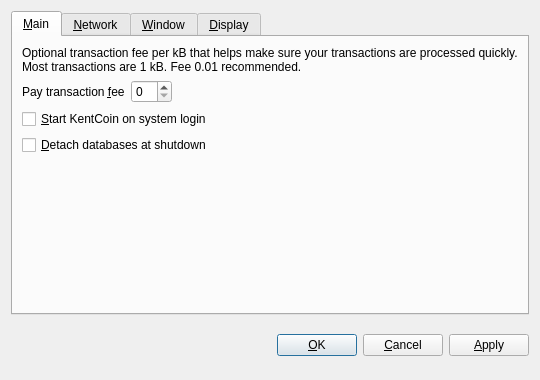
<?xml version="1.0" encoding="UTF-8"?>
<ui version="4.0">
 <class>OptionsDialog</class>
 <widget class="QDialog" name="OptionsDialog">
  <property name="geometry">
   <rect>
    <x>0</x>
    <y>0</y>
    <width>540</width>
    <height>380</height>
   </rect>
  </property>
  <property name="windowTitle">
   <string>Options</string>
  </property>
  <property name="modal">
   <bool>true</bool>
  </property>
  <layout class="QVBoxLayout" name="verticalLayout">
   <item>
    <widget class="QTabWidget" name="tabWidget">
     <property name="tabPosition">
      <enum>QTabWidget::North</enum>
     </property>
     <property name="currentIndex">
      <number>0</number>
     </property>
     <widget class="QWidget" name="tabMain">
      <attribute name="title">
       <string>&amp;Main</string>
      </attribute>
      <layout class="QVBoxLayout" name="verticalLayout_Main">
       <item>
        <widget class="QLabel" name="transactionFeeInfoLabel">
         <property name="text">
          <string>Optional transaction fee per kB that helps make sure your transactions are processed quickly. Most transactions are 1 kB. Fee 0.01 recommended.</string>
         </property>
         <property name="textFormat">
          <enum>Qt::PlainText</enum>
         </property>
         <property name="wordWrap">
          <bool>true</bool>
         </property>
        </widget>
       </item>
       <item>
        <layout class="QHBoxLayout" name="horizontalLayout_Main">
         <item>
          <widget class="QLabel" name="transactionFeeLabel">
           <property name="text">
            <string>Pay transaction &amp;fee</string>
           </property>
           <property name="textFormat">
            <enum>Qt::PlainText</enum>
           </property>
           <property name="buddy">
            <cstring>transactionFee</cstring>
           </property>
          </widget>
         </item>
         <item>
          <widget class="BitcoinAmountField" name="transactionFee"/>
         </item>
         <item>
          <spacer name="horizontalSpacer_Main">
           <property name="orientation">
            <enum>Qt::Horizontal</enum>
           </property>
           <property name="sizeHint" stdset="0">
            <size>
             <width>40</width>
             <height>20</height>
            </size>
           </property>
          </spacer>
         </item>
        </layout>
       </item>
       <item>
        <widget class="QCheckBox" name="bitcoinAtStartup">
         <property name="toolTip">
          <string>Automatically start KentCoin after logging in to the system.</string>
         </property>
         <property name="text">
          <string>&amp;Start KentCoin on system login</string>
         </property>
        </widget>
       </item>
       <item>
        <widget class="QCheckBox" name="detachDatabases">
         <property name="toolTip">
          <string>Detach block and address databases at shutdown. This means they can be moved to another data directory, but it slows down shutdown. The wallet is always detached.</string>
         </property>
         <property name="text">
          <string>&amp;Detach databases at shutdown</string>
         </property>
        </widget>
       </item>
       <item>
        <spacer name="verticalSpacer_Main">
         <property name="orientation">
          <enum>Qt::Vertical</enum>
         </property>
         <property name="sizeHint" stdset="0">
          <size>
           <width>20</width>
           <height>40</height>
          </size>
         </property>
        </spacer>
       </item>
      </layout>
     </widget>
     <widget class="QWidget" name="tabNetwork">
      <attribute name="title">
       <string>&amp;Network</string>
      </attribute>
      <layout class="QVBoxLayout" name="verticalLayout_Network">
       <item>
        <widget class="QCheckBox" name="mapPortUpnp">
         <property name="toolTip">
          <string>Automatically open the KentCoin client port on the router. This only works when your router supports UPnP and it is enabled.</string>
         </property>
         <property name="text">
          <string>Map port using &amp;UPnP</string>
         </property>
        </widget>
       </item>
       <item>
        <widget class="QCheckBox" name="connectSocks">
         <property name="toolTip">
          <string>Connect to the KentCoin network through a SOCKS proxy (e.g. when connecting through Tor).</string>
         </property>
         <property name="text">
          <string>&amp;Connect through SOCKS proxy:</string>
         </property>
        </widget>
       </item>
       <item>
        <layout class="QHBoxLayout" name="horizontalLayout_Network">
         <item>
          <widget class="QLabel" name="proxyIpLabel">
           <property name="text">
            <string>Proxy &amp;IP:</string>
           </property>
           <property name="textFormat">
            <enum>Qt::PlainText</enum>
           </property>
           <property name="buddy">
            <cstring>proxyIp</cstring>
           </property>
          </widget>
         </item>
         <item>
          <widget class="QValidatedLineEdit" name="proxyIp">
           <property name="maximumSize">
            <size>
             <width>140</width>
             <height>16777215</height>
            </size>
           </property>
           <property name="toolTip">
            <string>IP address of the proxy (e.g. 127.0.0.1)</string>
           </property>
          </widget>
         </item>
         <item>
          <widget class="QLabel" name="proxyPortLabel">
           <property name="text">
            <string>&amp;Port:</string>
           </property>
           <property name="textFormat">
            <enum>Qt::PlainText</enum>
           </property>
           <property name="buddy">
            <cstring>proxyPort</cstring>
           </property>
          </widget>
         </item>
         <item>
          <widget class="QLineEdit" name="proxyPort">
           <property name="maximumSize">
            <size>
             <width>55</width>
             <height>16777215</height>
            </size>
           </property>
           <property name="toolTip">
            <string>Port of the proxy (e.g. 9050)</string>
           </property>
          </widget>
         </item>
         <item>
          <widget class="QLabel" name="socksVersionLabel">
           <property name="text">
            <string>SOCKS &amp;Version:</string>
           </property>
           <property name="textFormat">
            <enum>Qt::PlainText</enum>
           </property>
           <property name="buddy">
            <cstring>socksVersion</cstring>
           </property>
          </widget>
         </item>
         <item>
          <widget class="QValueComboBox" name="socksVersion">
           <property name="toolTip">
            <string>SOCKS version of the proxy (e.g. 5)</string>
           </property>
          </widget>
         </item>
         <item>
          <spacer name="horizontalSpacer_Network">
           <property name="orientation">
            <enum>Qt::Horizontal</enum>
           </property>
           <property name="sizeHint" stdset="0">
            <size>
             <width>40</width>
             <height>20</height>
            </size>
           </property>
          </spacer>
         </item>
        </layout>
       </item>
       <item>
        <spacer name="verticalSpacer_Network">
         <property name="orientation">
          <enum>Qt::Vertical</enum>
         </property>
         <property name="sizeHint" stdset="0">
          <size>
           <width>20</width>
           <height>40</height>
          </size>
         </property>
        </spacer>
       </item>
      </layout>
     </widget>
     <widget class="QWidget" name="tabWindow">
      <attribute name="title">
       <string>&amp;Window</string>
      </attribute>
      <layout class="QVBoxLayout" name="verticalLayout_Window">
       <item>
        <widget class="QCheckBox" name="minimizeToTray">
         <property name="toolTip">
          <string>Show only a tray icon after minimizing the window.</string>
         </property>
         <property name="text">
          <string>&amp;Minimize to the tray instead of the taskbar</string>
         </property>
        </widget>
       </item>
       <item>
        <widget class="QCheckBox" name="minimizeOnClose">
         <property name="toolTip">
          <string>Minimize instead of exit the application when the window is closed. When this option is enabled, the application will be closed only after selecting Quit in the menu.</string>
         </property>
         <property name="text">
          <string>M&amp;inimize on close</string>
         </property>
        </widget>
       </item>
       <item>
        <spacer name="verticalSpacer_Window">
         <property name="orientation">
          <enum>Qt::Vertical</enum>
         </property>
         <property name="sizeHint" stdset="0">
          <size>
           <width>20</width>
           <height>40</height>
          </size>
         </property>
        </spacer>
       </item>
      </layout>
     </widget>
     <widget class="QWidget" name="tabDisplay">
      <attribute name="title">
       <string>&amp;Display</string>
      </attribute>
      <layout class="QVBoxLayout" name="verticalLayout_Display">
       <item>
        <layout class="QHBoxLayout" name="horizontalLayout_1_Display">
         <item>
          <widget class="QLabel" name="langLabel">
           <property name="text">
            <string>User Interface &amp;language:</string>
           </property>
           <property name="textFormat">
            <enum>Qt::PlainText</enum>
           </property>
           <property name="buddy">
            <cstring>lang</cstring>
           </property>
          </widget>
         </item>
         <item>
          <widget class="QValueComboBox" name="lang">
           <property name="toolTip">
            <string>The user interface language can be set here. This setting will take effect after restarting KentCoin.</string>
           </property>
          </widget>
         </item>
        </layout>
       </item>
       <item>
        <layout class="QHBoxLayout" name="horizontalLayout_2_Display">
         <item>
          <widget class="QLabel" name="unitLabel">
           <property name="text">
            <string>&amp;Unit to show amounts in:</string>
           </property>
           <property name="textFormat">
            <enum>Qt::PlainText</enum>
           </property>
           <property name="buddy">
            <cstring>unit</cstring>
           </property>
          </widget>
         </item>
         <item>
          <widget class="QValueComboBox" name="unit">
           <property name="toolTip">
            <string>Choose the default subdivision unit to show in the interface and when sending coins.</string>
           </property>
          </widget>
         </item>
        </layout>
       </item>
       <item>
        <widget class="QCheckBox" name="displayAddresses">
         <property name="toolTip">
          <string>Whether to show KentCoin addresses in the transaction list or not.</string>
         </property>
         <property name="text">
          <string>&amp;Display addresses in transaction list</string>
         </property>
        </widget>
       </item>
       <item>
        <spacer name="verticalSpacer_Display">
         <property name="orientation">
          <enum>Qt::Vertical</enum>
         </property>
         <property name="sizeHint" stdset="0">
          <size>
           <width>20</width>
           <height>40</height>
          </size>
         </property>
        </spacer>
       </item>
      </layout>
     </widget>
    </widget>
   </item>
   <item>
    <layout class="QHBoxLayout" name="horizontalLayout_Buttons">
     <item>
      <spacer name="horizontalSpacer_1">
       <property name="orientation">
        <enum>Qt::Horizontal</enum>
       </property>
       <property name="sizeHint" stdset="0">
        <size>
         <width>40</width>
         <height>48</height>
        </size>
       </property>
      </spacer>
     </item>
     <item>
      <widget class="QLabel" name="statusLabel">
       <property name="font">
        <font>
         <weight>75</weight>
         <bold>true</bold>
        </font>
       </property>
       <property name="text">
        <string/>
       </property>
       <property name="textFormat">
        <enum>Qt::PlainText</enum>
       </property>
       <property name="wordWrap">
        <bool>true</bool>
       </property>
      </widget>
     </item>
     <item>
      <spacer name="horizontalSpacer_2">
       <property name="orientation">
        <enum>Qt::Horizontal</enum>
       </property>
       <property name="sizeHint" stdset="0">
        <size>
         <width>40</width>
         <height>48</height>
        </size>
       </property>
      </spacer>
     </item>
     <item>
      <widget class="QPushButton" name="okButton">
       <property name="text">
        <string>&amp;OK</string>
       </property>
      </widget>
     </item>
     <item>
      <widget class="QPushButton" name="cancelButton">
       <property name="text">
        <string>&amp;Cancel</string>
       </property>
       <property name="autoDefault">
        <bool>false</bool>
       </property>
      </widget>
     </item>
     <item>
      <widget class="QPushButton" name="applyButton">
       <property name="text">
        <string>&amp;Apply</string>
       </property>
       <property name="autoDefault">
        <bool>false</bool>
       </property>
      </widget>
     </item>
    </layout>
   </item>
  </layout>
 </widget>
 <customwidgets>
  <customwidget>
   <class>BitcoinAmountField</class>
   <extends>QSpinBox</extends>
   <header>bitcoinamountfield.h</header>
  </customwidget>
  <customwidget>
   <class>QValueComboBox</class>
   <extends>QComboBox</extends>
   <header>qvaluecombobox.h</header>
  </customwidget>
  <customwidget>
   <class>QValidatedLineEdit</class>
   <extends>QLineEdit</extends>
   <header>qvalidatedlineedit.h</header>
  </customwidget>
 </customwidgets>
 <resources/>
 <connections/>
</ui>
